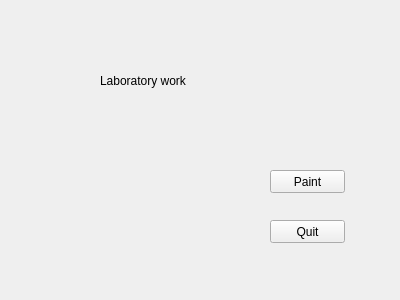
<?xml version="1.0" encoding="UTF-8"?>
<ui version="4.0">
 <class>MainWindow</class>
 <widget class="QMainWindow" name="MainWindow">
  <property name="geometry">
   <rect>
    <x>0</x>
    <y>0</y>
    <width>400</width>
    <height>300</height>
   </rect>
  </property>
  <property name="windowTitle">
   <string>MainWindow</string>
  </property>
  <widget class="QWidget" name="centralWidget">
   <widget class="QPushButton" name="pushButton">
    <property name="geometry">
     <rect>
      <x>270</x>
      <y>170</y>
      <width>75</width>
      <height>23</height>
     </rect>
    </property>
    <property name="text">
     <string>Paint</string>
    </property>
   </widget>
   <widget class="QPushButton" name="pushButton_2">
    <property name="geometry">
     <rect>
      <x>270</x>
      <y>220</y>
      <width>75</width>
      <height>23</height>
     </rect>
    </property>
    <property name="text">
     <string>Quit</string>
    </property>
   </widget>
   <widget class="QLabel" name="label">
    <property name="geometry">
     <rect>
      <x>100</x>
      <y>70</y>
      <width>111</width>
      <height>21</height>
     </rect>
    </property>
    <property name="text">
     <string>Laboratory work</string>
    </property>
   </widget>
  </widget>
 </widget>
 <layoutdefault spacing="6" margin="11"/>
 <resources/>
 <connections>
  <connection>
   <sender>pushButton_2</sender>
   <signal>clicked()</signal>
   <receiver>MainWindow</receiver>
   <slot>close()</slot>
   <hints>
    <hint type="sourcelabel">
     <x>280</x>
     <y>235</y>
    </hint>
    <hint type="destinationlabel">
     <x>231</x>
     <y>212</y>
    </hint>
   </hints>
  </connection>
 </connections>
</ui>
